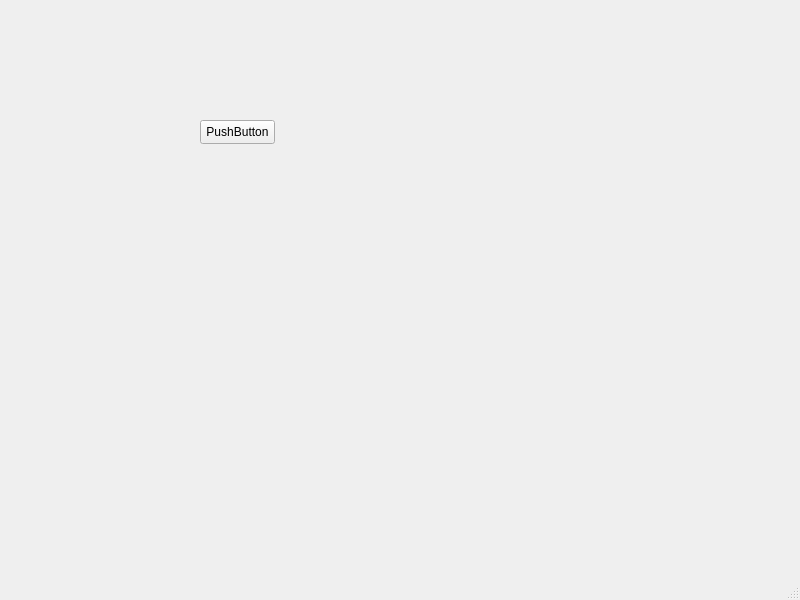
<?xml version="1.0" encoding="UTF-8"?>
<ui version="4.0">
 <class>MainWindow</class>
 <widget class="QMainWindow" name="MainWindow">
  <property name="geometry">
   <rect>
    <x>0</x>
    <y>0</y>
    <width>800</width>
    <height>600</height>
   </rect>
  </property>
  <property name="windowTitle">
   <string>MainWindow</string>
  </property>
  <widget class="QWidget" name="centralwidget">
   <widget class="QPushButton" name="pushButton">
    <property name="geometry">
     <rect>
      <x>200</x>
      <y>120</y>
      <width>75</width>
      <height>24</height>
     </rect>
    </property>
    <property name="text">
     <string>PushButton</string>
    </property>
   </widget>
  </widget>
  <widget class="QMenuBar" name="menubar">
   <property name="geometry">
    <rect>
     <x>0</x>
     <y>0</y>
     <width>800</width>
     <height>22</height>
    </rect>
   </property>
  </widget>
  <widget class="QStatusBar" name="statusbar"/>
 </widget>
 <resources/>
 <connections/>
</ui>
